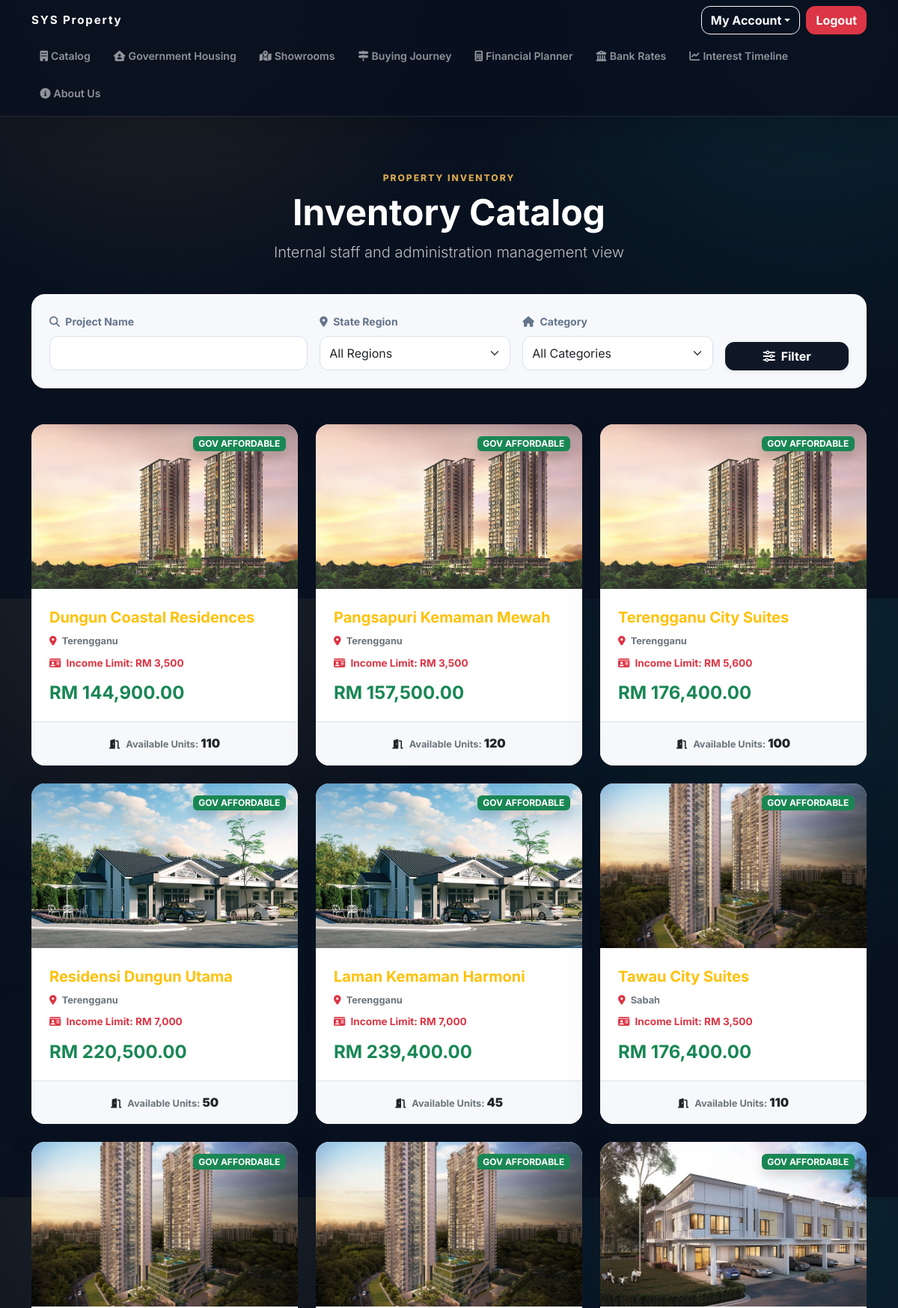
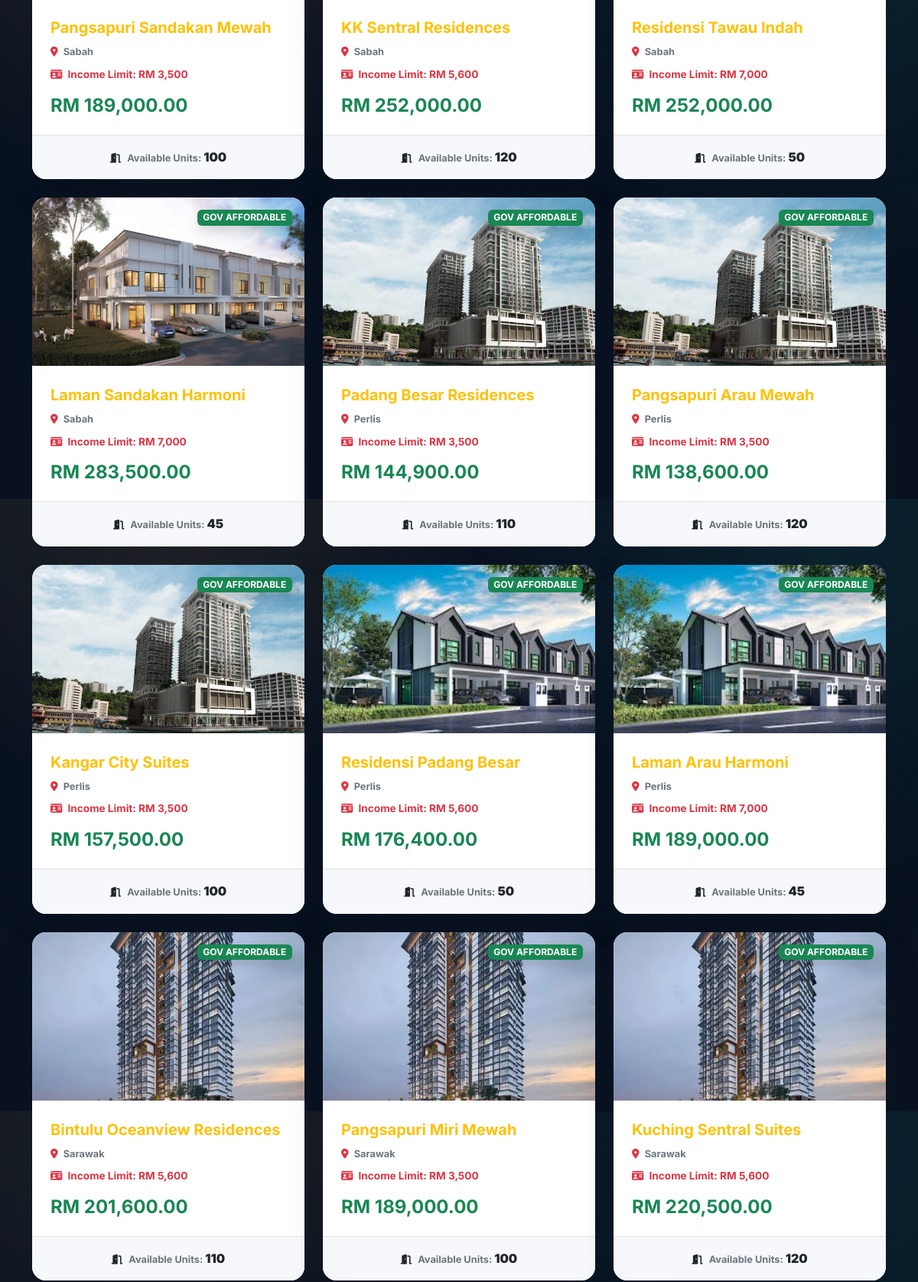
Page /properties.php (signed in, upper part) on the committed database (2 pictures, top to bottom).
### tables this page shows
CREATE TABLE `properties` (
  `property_id` int(11) NOT NULL,
  `property_code` varchar(20) NOT NULL,
  `project_name` varchar(255) NOT NULL,
  `state` varchar(100) NOT NULL,
  `property_type` enum('AFFORDABLE','TERRACE','BUNGALOW','COMMERCIAL','APARTMENT') NOT NULL,
  `price` decimal(12,2) NOT NULL,
  `total_units` int(11) NOT NULL,
  `built_up_sqft` int(11) NOT NULL,
  `income_limit_rm` decimal(10,2) DEFAULT NULL,
  `status` enum('ACTIVE','SOLD_OUT','ARCHIVED') NOT NULL DEFAULT 'ACTIVE',
  `image_filename` varchar(255) NOT NULL,
  `image_search_keyword` varchar(255) NOT NULL,
  `is_affordable` tinyint(1) NOT NULL DEFAULT 0
);

### includes/property_images.php (called while the page is built, shortened)
<?php
function property_catalog_image_path(array $property, string $url_prefix = '', string $filesystem_prefix = ''): string
{
    $base_url = $url_prefix . 'SYS Property Catalog/';
    $base_path = $filesystem_prefix . 'SYS Property Catalog/';
    $placeholder = $base_url . 'placeholder.jpg';
    $custom_image = trim((string)($property['image_filename'] ?? ''));
    if ($custom_image !== '') {
        $custom_image = ltrim(str_replace('\\', '/', $custom_image), '/');
    }
    $db_type = strtolower(trim((string)($property['property_type'] ?? '')));
    $raw_state = trim((string)($property['state'] ?? ''));
    if (strtoupper($raw_state) === 'PENANG') {
        $raw_state = 'Pulau Pinang';
    }
    $state_name = ucwords(strtolower($raw_state));
    $folder = 'Apartment/';
    if ($db_type === 'commercial') {
        $folder = 'Commercial/';
    } elseif ($db_type === 'terrace') {
        $folder = 'Terrace/';
    } elseif ($db_type === 'bungalow') {
        $folder = 'Bungalow/';
    }
    $file_name = ucfirst($db_type) . ' - ' . $state_name;
    foreach (['jpg', 'jpeg', 'png', 'webp'] as $ext) {
        $relative_path = $folder . $file_name . '.' . $ext;
        if (file_exists($base_path . $relative_path)) {
            return $base_url . $relative_path;
        }
    }
    return $placeholder;
}

### properties.php (the view, shortened to what this page needs)
<?php
include_once 'includes/header.php';
require_once 'includes/property_images.php';
$search_name = isset($_GET['search_name']) ? trim($_GET['search_name']) : '';
$sql = "SELECT * FROM properties WHERE (status = 'ACTIVE' OR status = 'AVAILABLE')";
$sql .= " ORDER BY is_affordable DESC, property_id DESC";
$stmt = $conn->prepare($sql);
$stmt->execute();
$result = $stmt->get_result();
?>
<div class="container my-5 py-4">
    <div class="row mb-4 text-center">
        <div class="col-md-12">
            <div class="section-kicker mb-2">Property inventory</div>
            <h2 class="fw-bold display-5 text-white">Inventory Catalog</h2>
            <p class="lead text-light opacity-75">Internal staff and administration management view</p>
        </div>
    </div>
    <div class="card shadow-sm border-0 mb-5 bg-light">
        <div class="card-body p-4">
            <form method="GET" action="properties.php">
                <div class="row g-3">
                    <div class="col-md-4">
                        <label class="form-label fw-bold text-muted small"><i class="fas fa-search me-1"></i> Project Name</label>
                        <input type="text" name="search_name" class="form-control" value="<?php echo htmlspecialchars($search_name); ?>">
                    </div>
                    <div class="col-md-3">
                        <label class="form-label fw-bold text-muted small"><i class="fas fa-map-marker-alt me-1"></i> State Region</label>
                        <select name="filter_state" class="form-select">
                            <option value="">All Regions</option>
                        </select>
                    </div>
                    <div class="col-md-3">
                        <label class="form-label fw-bold text-muted small"><i class="fas fa-home me-1"></i> Category</label>
                        <select name="filter_type" class="form-select">
                            <option value="">All Categories</option>
                        </select>
                    </div>
                    <div class="col-md-2 d-flex align-items-end">
                        <button type="submit" class="btn btn-dark w-100 shadow-sm"><i class="fas fa-sliders-h me-2"></i>Filter</button>
                    </div>
                </div>
            </form>
        </div>
    </div>
    <div class="row g-4">
        <?php
        if ($result->num_rows > 0) {
            while ($row = $result->fetch_assoc()) {
                $is_affordable = (intval($row['is_affordable']) === 1);
                $badge_text = $is_affordable ? "GOV AFFORDABLE" : htmlspecialchars($row['property_type']);
                $badge_class = $is_affordable ? "bg-success" : "bg-primary";
                $finalImg = property_catalog_image_path($row);
                ?>
                <div class="col-lg-4 col-md-6">
                    <div class="card h-100 border-0 overflow-hidden hover-card clickable-property-card" role="link" tabindex="0" onclick="window.location.href='property_detail.php?id=<?php echo $row['property_id']; ?>'" onkeydown="if(event.key === 'Enter'){ window.location.href='property_detail.php?id=<?php echo $row['property_id']; ?>'; }">
                        <div class="position-relative" style="height: 220px;">
                            <img src="<?php echo htmlspecialchars($finalImg); ?>" class="w-100 h-100" style="object-fit: cover;">
                            <span class="badge <?php echo $badge_class; ?> position-absolute top-0 end-0 m-3 shadow z-3"><?php echo $badge_text; ?></span>
                        </div>
                        <div class="card-body p-4 d-flex flex-column">
                            <h5 class="fw-bold text-warning" style="line-height: 1.4;"><?php echo htmlspecialchars($row['project_name']); ?></h5>
                            <p class="text-secondary fw-bold small mb-2" style="font-size: 0.8rem;"><i class="fas fa-map-marker-alt text-danger me-1"></i> <?php echo htmlspecialchars($row['state']); ?></p>
                            <?php if ($is_affordable): ?>
                                <p class="text-danger fw-bold mb-3" style="font-size: 0.85rem;"><i class="fas fa-id-card me-1"></i> Income Limit: RM <?php echo number_format($row['income_limit_rm'] ?? 0); ?></p>
                            <?php endif; ?>
                            <div class="mt-auto d-flex justify-content-between align-items-center">
                                <h4 class="text-success fw-bold mb-0">RM <?php echo number_format($row['price'], 2); ?></h4>
                            </div>
                        </div>
                        <div class="card-footer bg-light border-0 py-3 text-center border-top">
                            <span class="text-secondary fw-bold" style="font-size: 0.8rem;"><i class="fas fa-door-open me-2 text-dark"></i>Available Units: <strong class="fs-6 text-dark"><?php echo $row['total_units']; ?></strong></span>
                        </div>
                    </div>
                </div>
                <?php
            }
        } else {
            echo '<div class="col-12 text-center py-5"><h4>No matching properties found.</h4></div>';
        }
        ?>
    </div>
</div>
<?php include_once 'includes/footer.php'; ?>

### includes/header.php (style rules this page uses)
:root { --luxury-bg: #08111f; --luxury-ink: #101827; --luxury-gold: #d7a84e; --luxury-blue: #2d6cdf; --luxury-teal: #10a6a0; --luxury-white: #fbfaf7; --luxury-muted: rgba(238,242,247,0.76); --surface: #ffffff; --surface-soft: #f6f8fb; --text-muted: #64748b; --radius: 18px; --shadow-soft: 0 18px 48px rgba(15, 23, 42, 0.12); --shadow-lift: 0 28px 70px rgba(15, 23, 42, 0.18); }
body { background: radial-gradient(circle at 18% 0%, rgba(215,168,78,0.12), transparent 26rem), radial-gradient(circle at 90% 8%, rgba(16,166,160,0.12), transparent 28rem), linear-gradient(180deg, #0b1322 0%, #08111f 42%, #0a1220 100%); color: var(--luxury-white); font-family: 'Inter', system-ui, -apple-system, BlinkMacSystemFont, 'Segoe UI', sans-serif; line-height: 1.6; text-rendering: optimizeLegibility; }
h1, h2, h3, h4, h5, h6 { font-family: 'Inter', system-ui, sans-serif; letter-spacing: 0; line-height: 1.12; }
.container { width: min(100% - 2rem, 1180px); }
.btn { border-radius: 12px; font-weight: 700; letter-spacing: 0; transition: transform 0.2s ease, box-shadow 0.2s ease, background-color 0.2s ease, border-color 0.2s ease; }
.btn-dark { background: #101827 !important; border-color: #101827 !important; }
.bg-light { background-color: var(--surface-soft) !important; }
.text-muted { color: var(--text-muted) !important; }
.card { border: 1px solid rgba(15,23,42,0.08); border-radius: var(--radius); box-shadow: var(--shadow-soft); }
.form-control, .form-select { border-color: #d9e1ea; border-radius: 12px; min-height: 46px; }
.section-kicker { color: var(--luxury-gold); font-size: 0.76rem; font-weight: 800; letter-spacing: 0.16em; text-transform: uppercase; }
.hover-card, .hover-bank-card, .hover-lift { transition: transform 0.28s ease, box-shadow 0.28s ease, border-color 0.28s ease; box-shadow: var(--shadow-soft) !important; }

### properties.php (style rules this page uses)
.clickable-property-card { cursor: pointer; }

### rows in the picture
properties: property_type+state (picture), is_affordable "GOV AFFORDABLE", project_name "Dungun Coastal Residences", state "Terengganu", income_limit_rm "3,500", price "144,900.00", total_units "110"
properties: property_type+state (picture), is_affordable "GOV AFFORDABLE", project_name "Pangsapuri Kemaman Mewah", state "Terengganu", income_limit_rm "3,500", price "157,500.00", total_units "120"
properties: property_type+state (picture), is_affordable "GOV AFFORDABLE", project_name "Terengganu City Suites", state "Terengganu", income_limit_rm "5,600", price "176,400.00", total_units "100"
properties: property_type+state (picture), is_affordable "GOV AFFORDABLE", project_name "Residensi Dungun Utama", state "Terengganu", income_limit_rm "7,000", price "220,500.00", total_units "50"
properties: property_type+state (picture), is_affordable "GOV AFFORDABLE", project_name "Laman Kemaman Harmoni", state "Terengganu", income_limit_rm "7,000", price "239,400.00", total_units "45"
properties: property_type+state (picture), is_affordable "GOV AFFORDABLE", project_name "Tawau City Suites", state "Sabah", income_limit_rm "3,500", price "176,400.00", total_units "110"
properties: property_type+state (picture), is_affordable "GOV AFFORDABLE", project_name "Pangsapuri Sandakan Mewah", state "Sabah", income_limit_rm "3,500", price "189,000.00", total_units "100"
properties: property_type+state (picture), is_affordable "GOV AFFORDABLE", project_name "KK Sentral Residences", state "Sabah", income_limit_rm "5,600", price "252,000.00", total_units "120"
properties: property_type+state (picture), is_affordable "GOV AFFORDABLE", project_name "Residensi Tawau Indah", state "Sabah", income_limit_rm "7,000", price "252,000.00", total_units "50"
properties: property_type+state (picture), is_affordable "GOV AFFORDABLE", project_name "Laman Sandakan Harmoni", state "Sabah", income_limit_rm "7,000", price "283,500.00", total_units "45"
properties: property_type+state (picture), is_affordable "GOV AFFORDABLE", project_name "Padang Besar Residences", state "Perlis", income_limit_rm "3,500", price "144,900.00", total_units "110"
properties: property_type+state (picture), is_affordable "GOV AFFORDABLE", project_name "Pangsapuri Arau Mewah", state "Perlis", income_limit_rm "3,500", price "138,600.00", total_units "120"
properties: property_type+state (picture), is_affordable "GOV AFFORDABLE", project_name "Kangar City Suites", state "Perlis", income_limit_rm "3,500", price "157,500.00", total_units "100"
properties: property_type+state (picture), is_affordable "GOV AFFORDABLE", project_name "Residensi Padang Besar", state "Perlis", income_limit_rm "5,600", price "176,400.00", total_units "50"
properties: property_type+state (picture), is_affordable "GOV AFFORDABLE", project_name "Laman Arau Harmoni", state "Perlis", income_limit_rm "7,000", price "189,000.00", total_units "45"
properties: property_type+state (picture), is_affordable "GOV AFFORDABLE", project_name "Bintulu Oceanview Residences", state "Sarawak", income_limit_rm "5,600", price "201,600.00", total_units "110"
properties: property_type+state (picture), is_affordable "GOV AFFORDABLE", project_name "Pangsapuri Miri Mewah", state "Sarawak", income_limit_rm "3,500", price "189,000.00", total_units "100"
properties: property_type+state (picture), is_affordable "GOV AFFORDABLE", project_name "Kuching Sentral Suites", state "Sarawak", income_limit_rm "5,600", price "220,500.00", total_units "120"

### other values in the picture
$wishlist_text "Interest Timeline"
